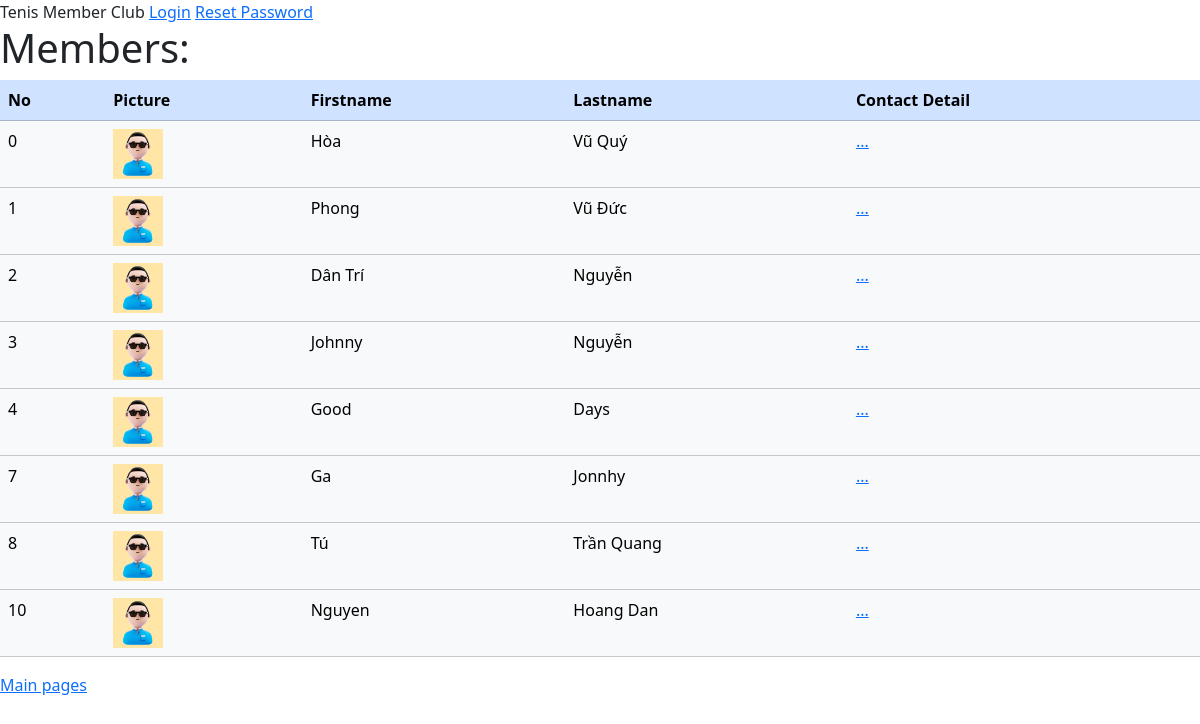
The page /members/ on the database its author committed.
### members/models.py (models this page shows, shortened)
class Member(models.Model):
    firstname = models.CharField(max_length=255)
    lastname = models.CharField(max_length=255)
    phone = models.IntegerField(null=True)
    joined_date = models.DateField(null=True)
    picture = models.ImageField(default="default.jpg")

### members/views.py (the view)
# urls.py: path('members/',views.members, name='members'),
def members(request):
    allmember = Member.objects.all().values()
    return render(request, 'all_member.html', {'allmember': allmember})

### members/templates/all_member.html (shortened to what this page needs)
{% extends "master.html" %}
{% block content %}
    <h1>Members:</h1>
    <div class="table-responsive">
    <table class="table" style="width: 100%;">
        <tr class="table-primary">
            <th>No</th>
            <th>Picture</th>
            <th>Firstname</th>
            <th>Lastname</th>
            <th>Contact Detail</th>
        </tr>
        {% for i in allmember %}
        <tr class="table-light">
            <td>{{ i.id }}</td>
            <td><img src="{{ MEDIA_URL }}{{ i.picture }}" alt="connect" style="max-height:50px"></td>
            <td>{{ i.firstname }}</td>
            <td>{{ i.lastname }}</td>
            <td><a href="details/{{ i.id }}"> ...</a></td>
        </tr>
        {% endfor %}
    </table>
    </div>
    <p><a href="/">Main pages</a></p>
{% endblock %}

### members/templates/master.html (shortened to what this page needs)
<!DOCTYPE html>
<html lang="en">
<head>
    {% load bootstrap5 %}
    {% bootstrap_css %}
</head>
<body>
    <div>
        <header>
            Tenis Member Club
        {% if user.is_authenticated %}
            <p>hi {{ user.username }}</p>
            <a href="{% url 'logout' %}">Logout</a>
            <a href="{% url 'password_change' %}">Change Password</a>
        {% else %}
            <a href="{% url 'login' %}">Login</a>
            <a href="{% url 'password_reset' %}">Reset Password</a>
        {% endif %}
        </header>
    </div>
    {% block content %}
    {% endblock %}
</body>
</html>

### rows shown on the page
Member: id "0", picture (placeholder picture), firstname "Hòa", lastname "Vũ Quý"
Member: id "1", picture (placeholder picture), firstname "Phong", lastname "Vũ Đức"
Member: id "2", picture (placeholder picture), firstname "Dân Trí", lastname "Nguyễn"
Member: id "3", picture (placeholder picture), firstname "Johnny", lastname "Nguyễn"
Member: id "4", picture (placeholder picture), firstname "Good", lastname "Days"
Member: id "7", picture (placeholder picture), firstname "Ga", lastname "Jonnhy"
Member: id "8", picture (placeholder picture), firstname "Tú", lastname "Trần Quang"
Member: id "10", picture (placeholder picture), firstname "Nguyen", lastname "Hoang Dan"
